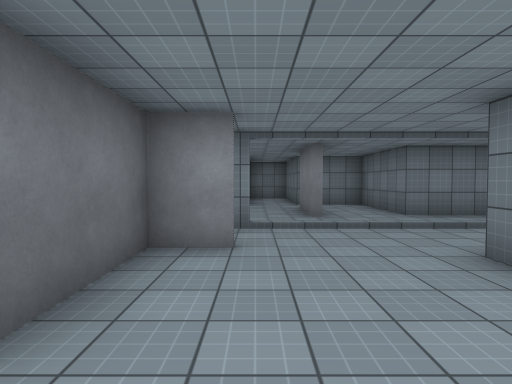
View 1 (above)

13 first-person views from a walk through a 3-D level made in the Unity game engine. The camera is 1.5 m above the floor, tilts 2° down and sees 75° across. The floor is counted in squares, 2 m on a side. Each view is taken from the middle of a square. On the plan, view 1 faces up. The plan holds only what a view shows up to about 11 squares ahead; the rest is blank. Surface patterns are stand-ins for the level's own textures.

View 2
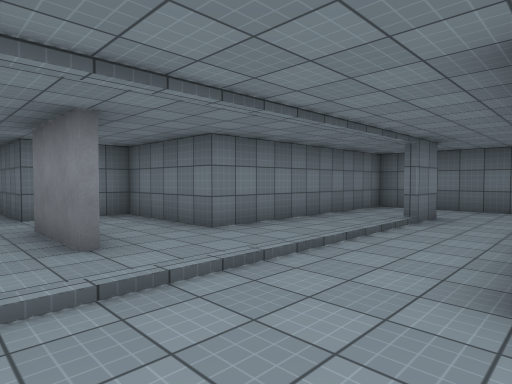

View 3
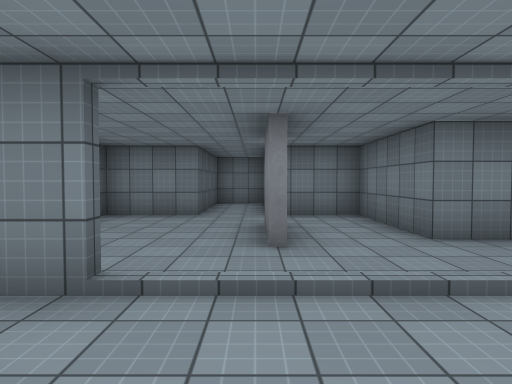

View 4
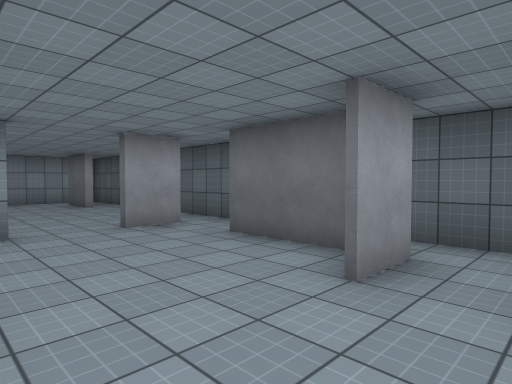

View 5
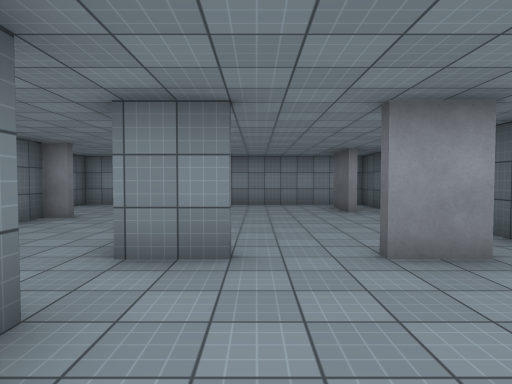

View 6
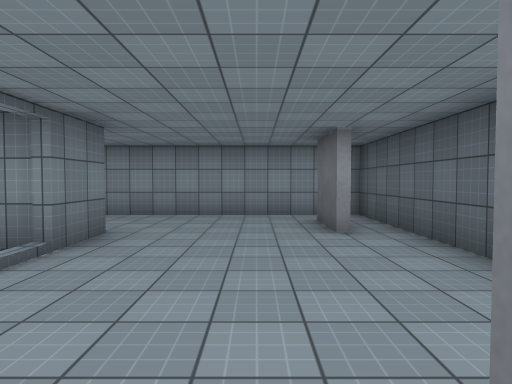

View 7
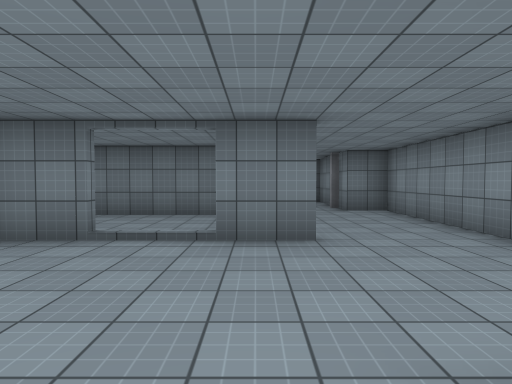

View 8
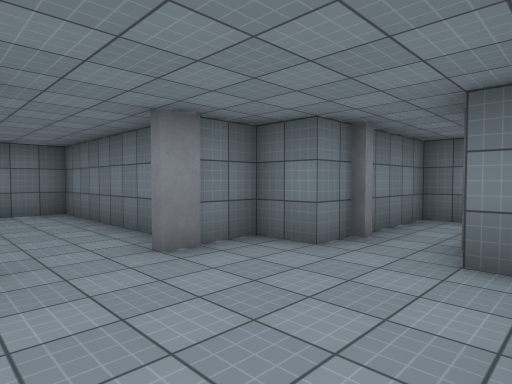

View 9
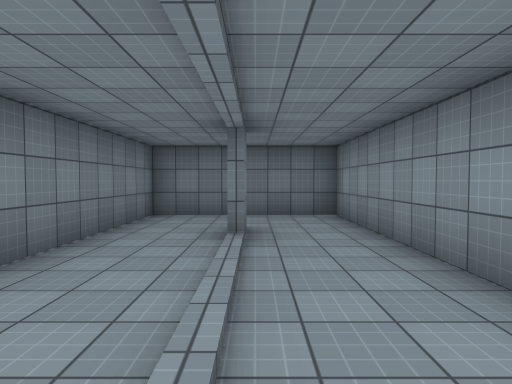

View 10
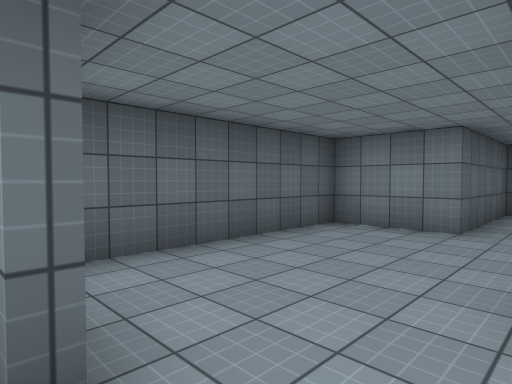

View 11
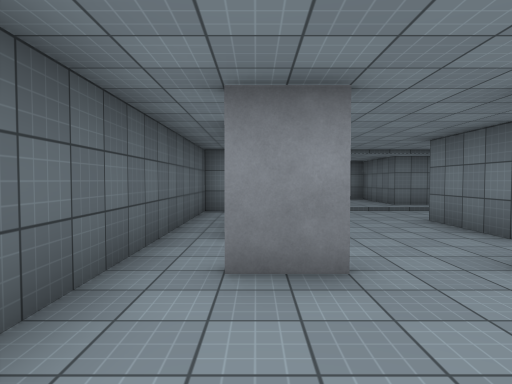

View 12
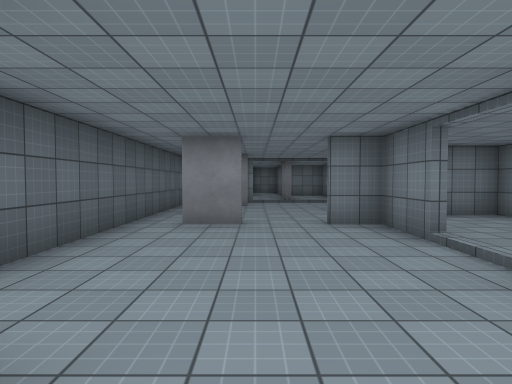

View 13
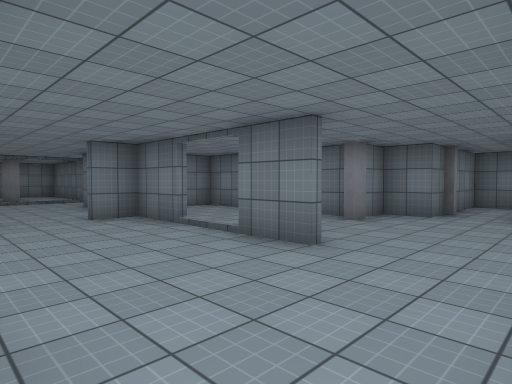

### Floor plan
Key: @ floor where view 1 was taken; # wall or solid block; x gap in a wall; . floor; / step, stairs or slope.
Columns run from 3 left of view 1 to 10 right of it. Each row starts with its distance up from view 1.
 14   ####
 13   #..#
 12   #..#
 11 ###..###
 10 #......#
  9 #......#
  8 #...#..#######
  7 #...#........#
  6 #............#
  5 ###///////#..#
  4 #.x..........#
  3 #.#...########
  2 #.#...####
  1 #........#
  0 #.#@.....#
 -1 #....#...#
 -2 #........#
 -3 #........#
 -4 #.....#.###
 -5 #.#.......#
 -6 #.#.......#
 -7 #.........#
 -8 ###########

Positions as (right, up) in squares from view 1, and headings:
1: (0, 0), facing up
2: (0, 3), facing up-right
3: (1, 3), facing up
4: (2, 5), facing down-left
5: (1, 3), facing down
6: (0, 0), facing down
7: (-2, -4), facing right
8: (3, -7), facing up-right
9: (2, 5), facing right
10: (1, 5), facing up-left
11: (-1, -3), facing up
12: (0, -6), facing up
13: (-1, -7), facing up-right
